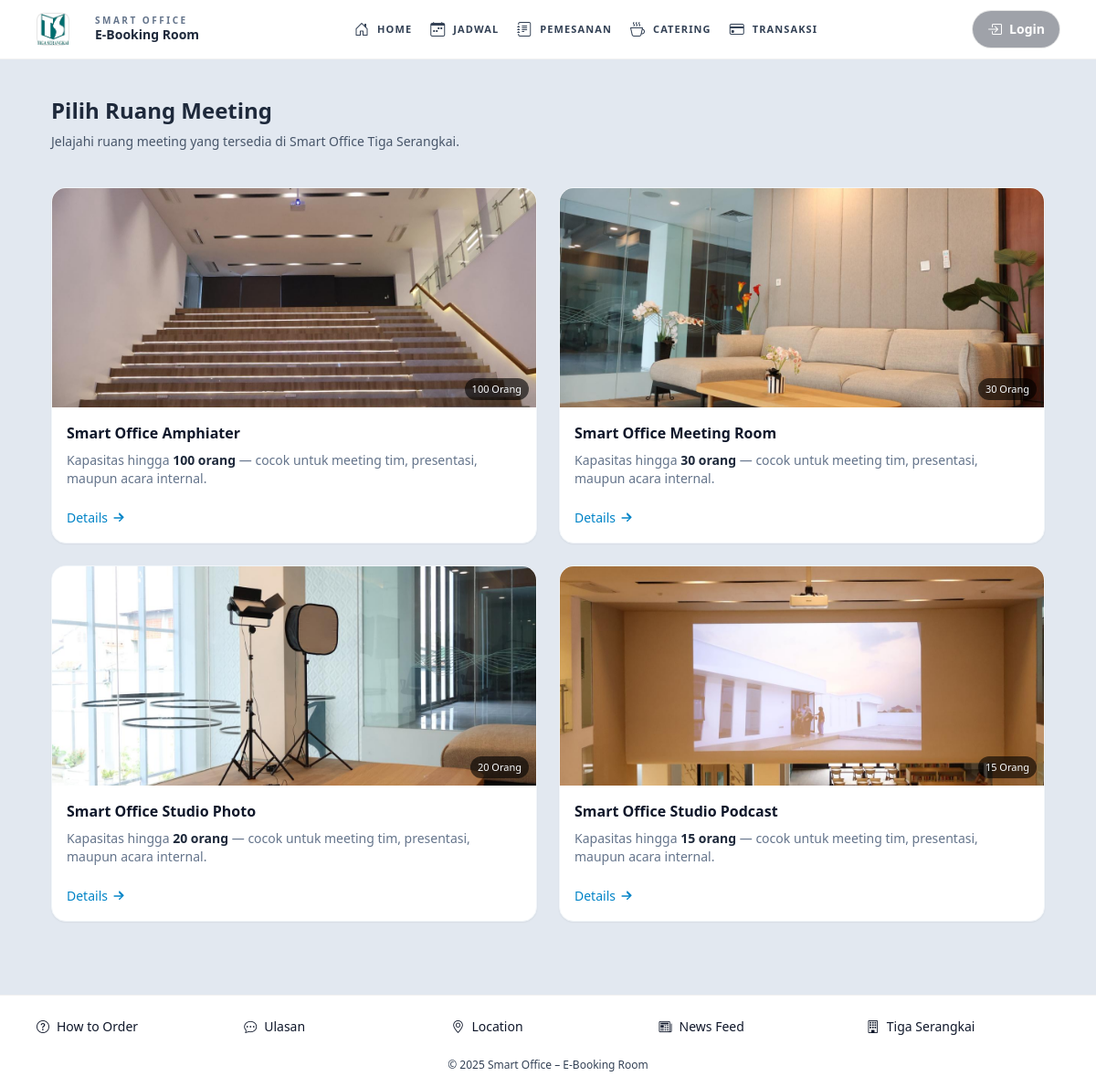
The page / on the database its author committed.
### tables this page shows
CREATE TABLE `gedung` (
  `ID_GEDUNG` int(11) NOT NULL,
  `NAMA_GEDUNG` varchar(255) NOT NULL,
  `KAPASITAS` int(11) NOT NULL,
  `ALAMAT` varchar(255) NOT NULL,
  `HARGA_SEWA` bigint(11) NOT NULL,
  `DESKRIPSI_GEDUNG` text NOT NULL
);

### application/controllers/Welcome.php (called while the page is built, shortened)
<?php
class Welcome extends CI_Controller {
	public function index() {
		$this->load->model('gedung/gedung_model');
		$data['res'] = $this->gedung_model->get_all();
		$this->load->view('welcome_screen', $data);
	}
}

### index.php (called while the page is built, shortened)
<?php
require_once BASEPATH.'core/CodeIgniter.php';

### application/models/gedung/Gedung_Model.php (called while the page is built, shortened)
<?php
class Gedung_Model extends CI_Model {
	public function get_all() {
		$sql = "SELECT * FROM HOME_DATA";
		$query = $this->db->query($sql);
		$hasil = $query->result_array();
		return $hasil;
	}
}

### application/views/Welcome_Screen.php (the view, shortened to what this page needs)
<!DOCTYPE html>
<html lang="en">
<head>
    <script src="https://cdn.tailwindcss.com"></script>
    <link rel="stylesheet" href="<?= base_url('assets/css/tailwind.output.css') ?>">
    <link href="https://cdn.jsdelivr.net/npm/bootstrap-icons@1.11.3/font/bootstrap-icons.css" rel="stylesheet">
</head>
<body class="min-h-screen text-black
  bg-slate-200">
<header class="bg-white border-b border-black/5 sticky top-0 z-30">
  <div class="max-w-7xl mx-auto px-10">
    <div class="flex items-center justify-between h-16">
      <div class="flex items-center gap-7">
        <div class="h-9 w-9 rounded-lg bg-white border border-black/10 flex items-center justify-center">
          <img src="<?= base_url('assets/login/LogoTSNew.png'); ?>"
               class="h-10 w-10 object-contain"
               alt="Logo">
        </div>
        <div class="leading-tight">
          <div class="text-[10px] font-semibold tracking-[0.25em] uppercase text-slate-500">
            Smart Office
          </div>
          <div class="text-sm font-semibold text-slate-800">
            E-Booking Room
          </div>
        </div>
      </div>
      <nav class="hidden md:flex items-center gap-5 mx-5 text-[11px] font-semibold tracking-widest text-slate-700">
        <a href="<?= site_url('home'); ?>" class="flex items-center gap-2 hover:text-slate-900 transition">
          <i class="bi bi-house-door text-base"></i>
          HOME
        </a>
        <a href="<?= site_url('home/jadwal'); ?>" class="flex items-center gap-2 hover:text-slate-900 transition">
          <i class="bi bi-calendar-week text-base"></i>
          JADWAL
        </a>
        <a href="<?= site_url('home/pemesanan'); ?>" class="flex items-center gap-2 hover:text-slate-900 transition">
          <i class="bi bi-journal-text text-base"></i>
          PEMESANAN
        </a>
        <a href="<?= site_url('home/view-catering'); ?>" class="flex items-center gap-2 hover:text-slate-900 transition">
          <i class="bi bi-cup-hot text-base"></i>
          CATERING
        </a>
        <a href="<?= site_url('home/pembayaran'); ?>" class="flex items-center gap-2 hover:text-slate-900 transition">
          <i class="bi bi-credit-card text-base"></i>
          TRANSAKSI
        </a>
      </nav>
      <a href="<?= site_url('login'); ?>"
         class="inline-flex items-center gap-2 rounded-full px-4 py-2
                bg-slate-900/40 ring-1 ring-black/10 text-white hover:bg-slate-900/60 transition">
        <i class="bi bi-box-arrow-in-right"></i>
        <span class="text-sm font-semibold">Login</span>
      </a>
    </div>
  </div>
</header>
<main class="py-8 sm:py-10">
    <div class="max-w-6xl mx-auto px-4 sm:px-6 lg:px-8">
        <section class="mb-10">
            <h2 class="text-xl sm:text-2xl font-semibold text-slate-800 mb-2">Pilih Ruang Meeting</h2>
            <p class="text-sm text-slate-600">Jelajahi ruang meeting yang tersedia di Smart Office Tiga Serangkai.</p>
        </section>
        <section class="grid grid-cols-1 sm:grid-cols-2 gap-6">
            <?php foreach ($res as $row):
                $path = $row['PATH'];
                $img_name = $row['IMG_NAME'];
            ?>
            <article class="bg-white rounded-2xl shadow-sm border border-slate-100 overflow-hidden flex flex-col hover:shadow-md transition-shadow">
                <div class="relative">
                    <img src="<?= $path . $img_name; ?>"
                         alt="<?= htmlspecialchars($row['NAMA_GEDUNG']); ?>"
                         class="h-52 sm:h-60 w-full object-cover">
                    <div class="absolute bottom-2 right-2 inline-flex items-center px-2 py-1 rounded-full bg-black/60">
                        <span class="text-[11px] font-medium text-slate-50"><?= $row['KAPASITAS']; ?> Orang</span>
                    </div>
                </div>
                <div class="flex-1 flex flex-col p-4 space-y-2">
                    <h3 class="text-base font-semibold text-slate-900"><?= $row['NAMA_GEDUNG']; ?></h3>
                    <p class="text-sm text-slate-500">
                        Kapasitas hingga <span class="font-semibold text-slate-800"><?= $row['KAPASITAS']; ?> orang</span>
                        &mdash; cocok untuk meeting tim, presentasi, maupun acara internal.
                    </p>
                    <div class="pt-3 mt-auto">
                        <a href="<?= site_url('login'); ?>" class="inline-flex items-center text-sm font-medium text-sky-600 hover:text-sky-700">
                            Details
                            <svg xmlns="http://www.w3.org/2000/svg" viewBox="0 0 20 20" fill="currentColor" class="w-4 h-4 ml-1">
                                <path fill-rule="evenodd" d="M10.293 3.293a1 1 0 011.414 0l5 5a1 1 0 010 1.414l-5 5a1 1 0 01-1.414-1.414L13.586 11H4a1 1 0 110-2h9.586l-3.293-3.293a1 1 0 010-1.414z" clip-rule="evenodd" />
                            </svg>
                        </a>
                    </div>
                </div>
            </article>
            <?php endforeach; ?>
        </section>
    </div>
</main>
<footer class="bg-white border-t border-black/5 mt-10">
  <div class="max-w-6xl mx-auto px-4 py-6 grid grid-cols-1 md:grid-cols-5 gap-4 text-sm text-slate-900">
    <a href="<?= site_url('login'); ?>" class="hover:text-slate-700 flex items-center gap-2">
      <i class="bi bi-question-circle"></i> How to Order
    </a>
    <a href="<?= site_url('login'); ?>" class="hover:text-slate-700 flex items-center gap-2">
      <i class="bi bi-chat-dots"></i> Ulasan
    </a>
    <a href="<?= site_url('login'); ?>" class="hover:text-slate-700 flex items-center gap-2">
      <i class="bi bi-geo-alt"></i> Location
    </a>
    <a href="<?= site_url('login'); ?>" class="hover:text-slate-700 flex items-center gap-2">
      <i class="bi bi-newspaper"></i> News Feed
    </a>
    <a href="<?= site_url('login'); ?>" class="hover:text-slate-700 flex items-center gap-2">
      <i class="bi bi-building"></i> Tiga Serangkai
    </a>
  </div>
  <div class="text-center text-xs text-slate-700 pb-4">
    © <?= date('Y'); ?> Smart Office – E-Booking Room
  </div>
</footer>
</body>
</html>

### rows shown on the page
gedung: shows a picture, KAPASITAS "100", NAMA_GEDUNG "Smart Office Amphiater"
gedung: shows a picture, KAPASITAS "30", NAMA_GEDUNG "Smart Office Meeting Room"
gedung: shows a picture, KAPASITAS "20", NAMA_GEDUNG "Smart Office Studio Photo"
gedung: shows a picture, KAPASITAS "15", NAMA_GEDUNG "Smart Office Studio Podcast"
